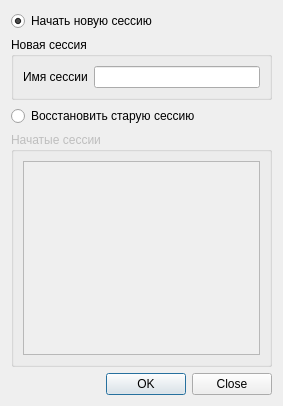
<?xml version="1.0" encoding="UTF-8"?>
<ui version="4.0">
 <class>Dialog</class>
 <widget class="QDialog" name="Dialog">
  <property name="geometry">
   <rect>
    <x>0</x>
    <y>0</y>
    <width>283</width>
    <height>406</height>
   </rect>
  </property>
  <property name="windowTitle">
   <string>Система ПАКС</string>
  </property>
  <layout class="QVBoxLayout" name="verticalLayout">
   <item>
    <widget class="QRadioButton" name="new_session_rb">
     <property name="text">
      <string>Начать новую сессию</string>
     </property>
     <property name="checked">
      <bool>true</bool>
     </property>
    </widget>
   </item>
   <item>
    <widget class="QGroupBox" name="new_session_gb">
     <property name="title">
      <string>Новая сессия</string>
     </property>
     <layout class="QHBoxLayout" name="horizontalLayout">
      <item>
       <widget class="QLabel" name="session_name_label">
        <property name="text">
         <string>Имя сессии</string>
        </property>
       </widget>
      </item>
      <item>
       <widget class="QLineEdit" name="new_session_name_le"/>
      </item>
     </layout>
    </widget>
   </item>
   <item>
    <widget class="QRadioButton" name="old_session_rb">
     <property name="text">
      <string>Восстановить старую сессию</string>
     </property>
    </widget>
   </item>
   <item>
    <widget class="QGroupBox" name="old_session_gb">
     <property name="enabled">
      <bool>false</bool>
     </property>
     <property name="title">
      <string>Начатые сессии</string>
     </property>
     <layout class="QVBoxLayout" name="verticalLayout_2">
      <item>
       <widget class="QListView" name="existing_sessions_list"/>
      </item>
     </layout>
    </widget>
   </item>
   <item>
    <widget class="QDialogButtonBox" name="buttonBox">
     <property name="orientation">
      <enum>Qt::Horizontal</enum>
     </property>
     <property name="standardButtons">
      <set>QDialogButtonBox::Close|QDialogButtonBox::Ok</set>
     </property>
    </widget>
   </item>
  </layout>
 </widget>
 <resources/>
 <connections>
  <connection>
   <sender>buttonBox</sender>
   <signal>accepted()</signal>
   <receiver>Dialog</receiver>
   <slot>accept()</slot>
   <hints>
    <hint type="sourcelabel">
     <x>248</x>
     <y>254</y>
    </hint>
    <hint type="destinationlabel">
     <x>157</x>
     <y>274</y>
    </hint>
   </hints>
  </connection>
  <connection>
   <sender>buttonBox</sender>
   <signal>rejected()</signal>
   <receiver>Dialog</receiver>
   <slot>reject()</slot>
   <hints>
    <hint type="sourcelabel">
     <x>316</x>
     <y>260</y>
    </hint>
    <hint type="destinationlabel">
     <x>286</x>
     <y>274</y>
    </hint>
   </hints>
  </connection>
 </connections>
</ui>
